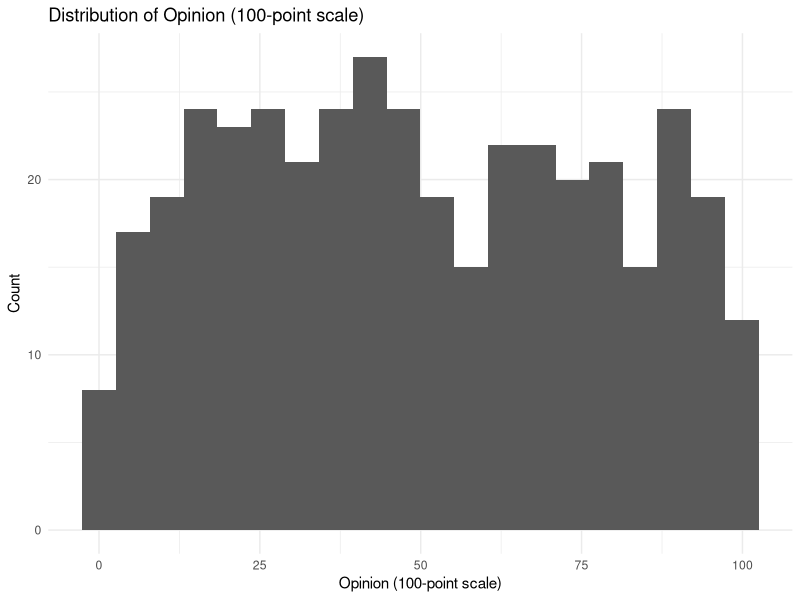
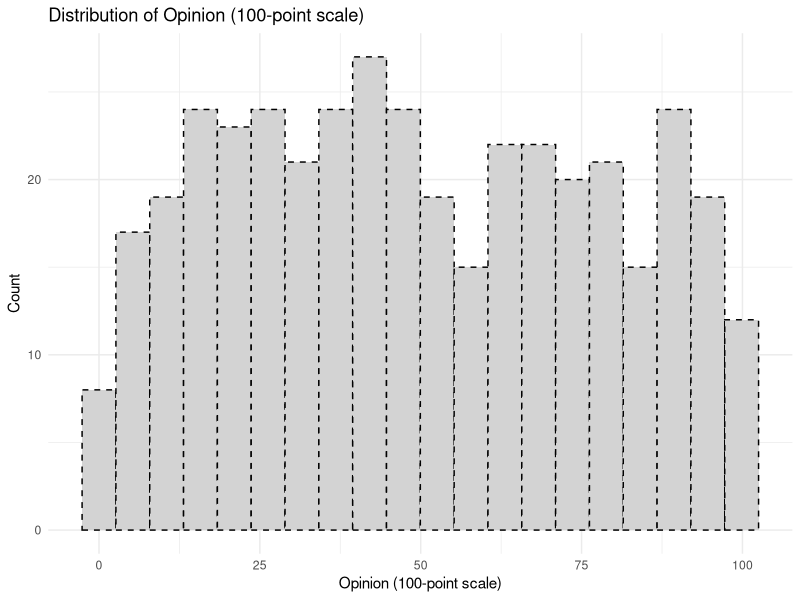
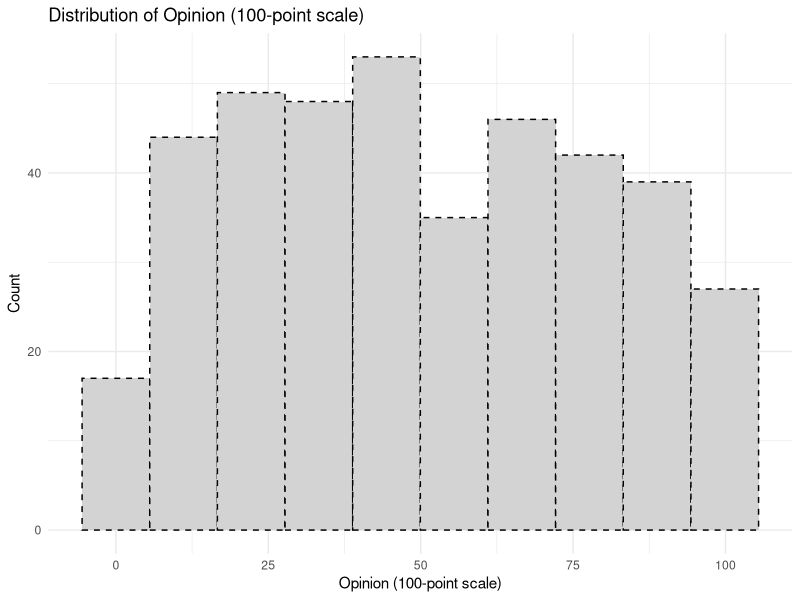
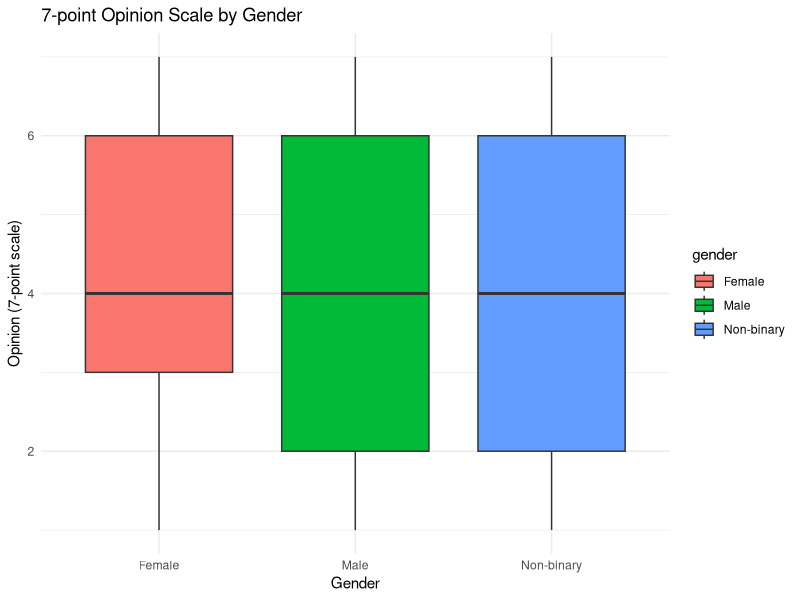
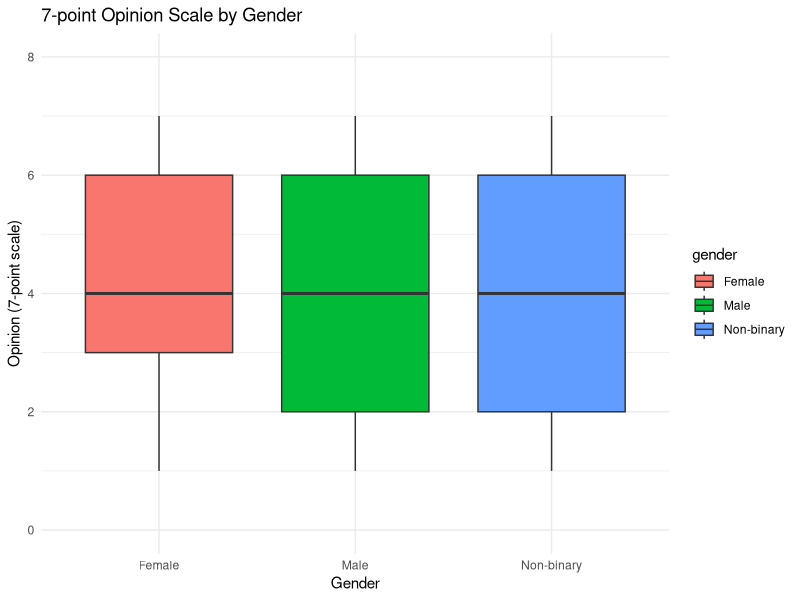
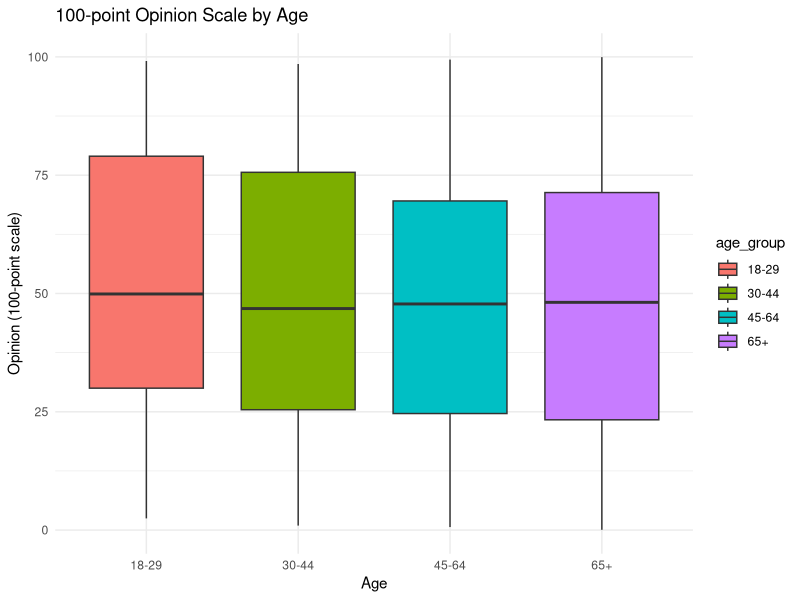
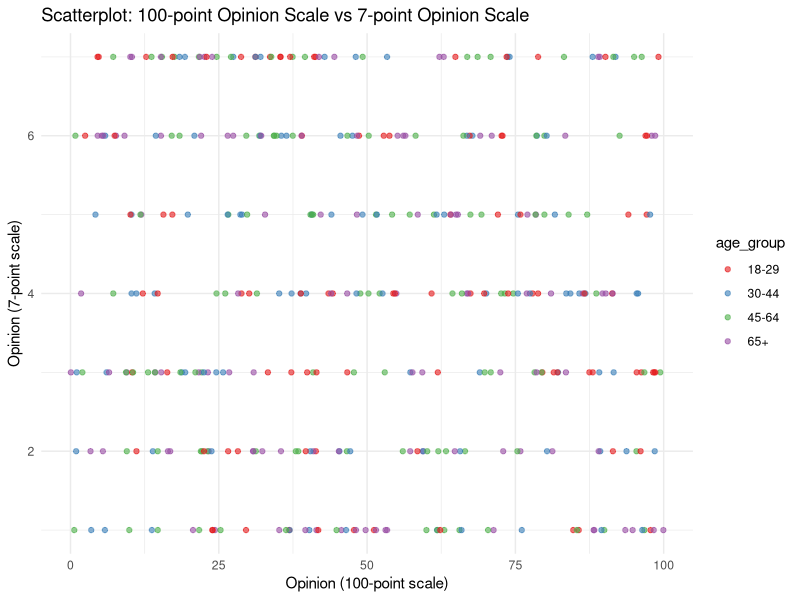

R code for these plots, in order:
## ---- chunk 1
# Load required libraries
library(dplyr)
library(ggplot2)
## ---- chunk 2
# Set seed for reproducibility
set.seed(123)

# Set Sample Size
N_sample <- 400

# Create a mock dataset
mock_data <- tibble(
  opinion_100 = runif(N_sample, min = 0, max = 100),  # Random values for 100-point scale
  opinion_7 = sample(1:7, N_sample, replace = TRUE),  # Random values for 7-point scale
  age_group = sample(c('18-29', '30-44', '45-64', '65+'), N_sample, replace = TRUE),  # Age groups
  gender = sample(c('Male', 'Female', 'Non-binary'), N_sample, replace = TRUE),  # Gender categories
  income = runif(N_sample, min = 40, max = 120) # Annual Income Levels
)

# Display the first few rows of the dataset
head(mock_data)
## ---- chunk 3
# Histogram of 100-point opinion scale by age group
ggplot(mock_data, aes(x = opinion_100)) +
  geom_histogram(bins = 20, position = 'dodge') +
  labs(title = "Distribution of Opinion (100-point scale)",
       x = "Opinion (100-point scale)",
       y = "Count") +
  theme_minimal()
## ---- chunk 4
# Histogram of 100-point opinion scale by age group with custom aesthetics
ggplot(mock_data, aes(x = opinion_100)) +
  geom_histogram(bins = 20,
                 fill = "lightgray",          # Light gray fill color
                 color = "black",             # Black border color
                 linetype = "dashed") +       # Dashed border lines
  labs(title = "Distribution of Opinion (100-point scale)",
       x = "Opinion (100-point scale)",
       y = "Count") +
  theme_minimal()
## ---- chunk 5
# Histogram of 100-point opinion scale by age group with custom aesthetics
ggplot(mock_data, aes(x = opinion_100)) +
  geom_histogram(bins = 10,
                 fill = "lightgray",          # Light gray fill color
                 color = "black",             # Black border color
                 linetype = "dashed") +       # Dashed border lines
  labs(title = "Distribution of Opinion (100-point scale)",
       x = "Opinion (100-point scale)",
       y = "Count") +
  theme_minimal()
## ---- chunk 6
# Boxplot of 7-point opinion scale by gender
ggplot(mock_data, aes(x = gender, y = opinion_7, fill = gender)) +
  geom_boxplot() +
  labs(title = "7-point Opinion Scale by Gender",
       x = "Gender",
       y = "Opinion (7-point scale)") +
  theme_minimal()
## ---- chunk 7
ggplot(mock_data, aes(x = gender, y = opinion_7, fill = gender)) +
  geom_boxplot() +
  labs(title = "7-point Opinion Scale by Gender",
       x = "Gender",
       y = "Opinion (7-point scale)") +
  theme_minimal() +
  coord_cartesian(ylim = c(0, 8))  # Zoom into the y-axis range from 1 to 7
## ---- chunk 8
ggplot(mock_data, aes(x = age_group, y = opinion_100, fill = age_group)) +
  geom_boxplot() +
  labs(title = "100-point Opinion Scale by Age",
       x = "Age",
       y = "Opinion (100-point scale)") +
  theme_minimal() +
  coord_cartesian(ylim = c(0, 100))  # Zoom into the y-axis range from 0 to 100
## ---- chunk 9
# Scatterplot of income vs 100-point opinion scale
ggplot(mock_data, aes(x = opinion_100, y = opinion_7, color = age_group)) +
  geom_point(alpha = 0.6) +  # Add scatter points with some transparency
  labs(title = "Scatterplot: 100-point Opinion Scale vs 7-point Opinion Scale",
       x = "Opinion (100-point scale)",
       y = "Opinion (7-point scale)") +
  theme_minimal() +
  scale_color_brewer(palette = "Set1")  # Optional: set a color palette
